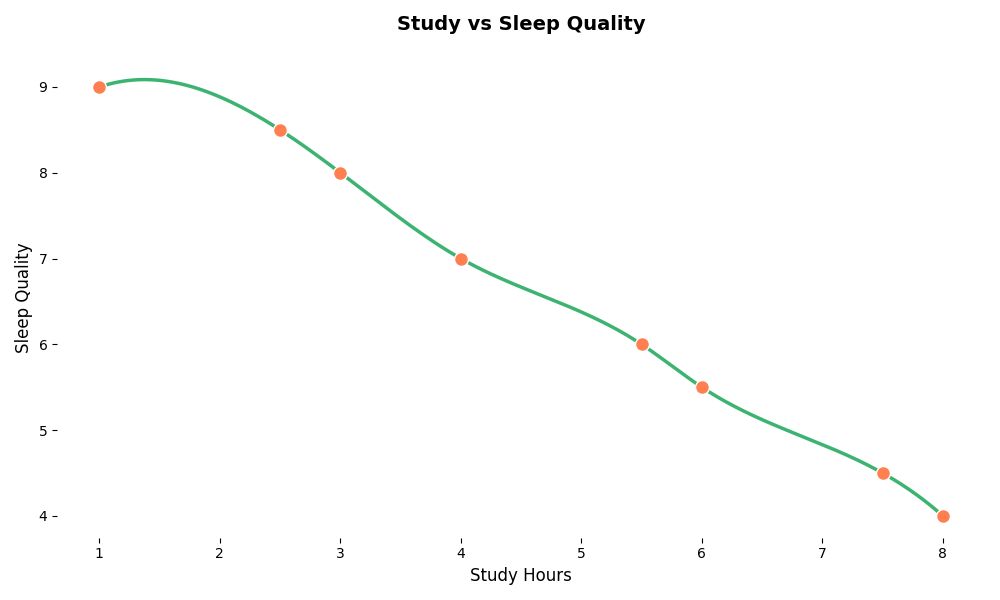

The script that drew this image:
import numpy as np
import matplotlib.pyplot as plt
from scipy.interpolate import make_interp_spline

# Remove the last two data points
study_hours = np.array([1.0, 2.5, 3.0, 4.0, 5.5, 6.0, 7.5, 8.0])
sleep_quality = np.array([9.0, 8.5, 8.0, 7.0, 6.0, 5.5, 4.5, 4.0])

x_smooth = np.linspace(study_hours.min(), study_hours.max(), 300)
spline = make_interp_spline(study_hours, sleep_quality, k=3)
y_smooth = spline(x_smooth)

plt.figure(figsize=(10, 6))
plt.scatter(study_hours, sleep_quality, color='coral', s=100, edgecolor='white', zorder=5)
plt.plot(x_smooth, y_smooth, color='mediumseagreen', lw=2.5, zorder=4)

plt.title('Study vs Sleep Quality', fontsize=14, weight='bold', pad=20)
plt.xlabel('Study Hours', fontsize=12)
plt.ylabel('Sleep Quality', fontsize=12)

for spine in plt.gca().spines.values():
    spine.set_visible(False)

plt.tight_layout()
plt.show()
